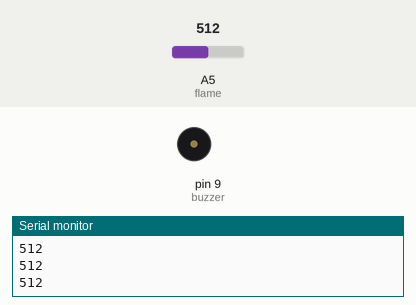
This sketch was run on a simulated Arduino Uno, built with avr-gcc and run on an emulated ATmega328P. Shown: buzzer (waves = sounding), the last lines printed to the serial monitor. The test bench sets the inputs (shaded band); at power-on: A5 (flame) = 512.

Above: at 1.3 s.
1.4 s: A5 (flame) set to 583
2.9 s: A5 (flame) set to 619
At 3.4 s:
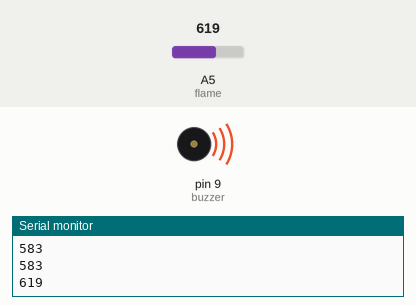
5.9 s: A5 (flame) set to 590
At 7.2 s:
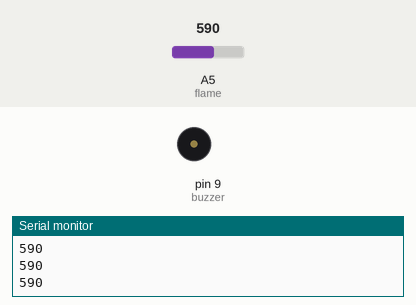
Timing chart, 0 to 8.9 s (numbered marks = the images above; inputs shaded):
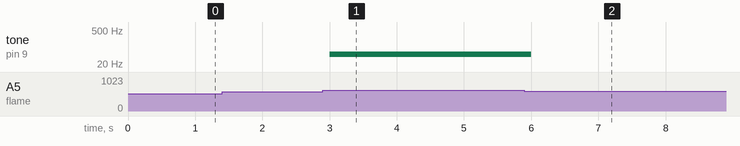

Measured:
- the behaviour switches between 600 and 601 on A5 (flame) (found by bisection; images 0 and 1)
- after the input at 2.9 s, tone on pin 9 (buzzer): silent → 50 Hz after 0.10 s
- after the input at 5.9 s, tone on pin 9 (buzzer): 50 Hz → silent after 0.10 s

The sketch:

e15-flame_alert.ino
```cpp
int flame = A5;
int buzzer = 9;
int val;

void setup() {
  pinMode(buzzer, OUTPUT);
  Serial.begin(9600);
}

void loop() {
  val = analogRead(flame);
  Serial.println(val);
  if(val > 600){
//    for(int i = 0; i < 80; i++){
//    digitalWrite(buzzer, HIGH);
//    delay(1);
//    digitalWrite(buzzer, LOW);
//    delay(1);
//    }
    tone(buzzer, 50, 500);
//    delay(500);
//    noTone(buzzer);
  }
  else{
    digitalWrite(buzzer, LOW);
  }
  delay(500);
}
```
